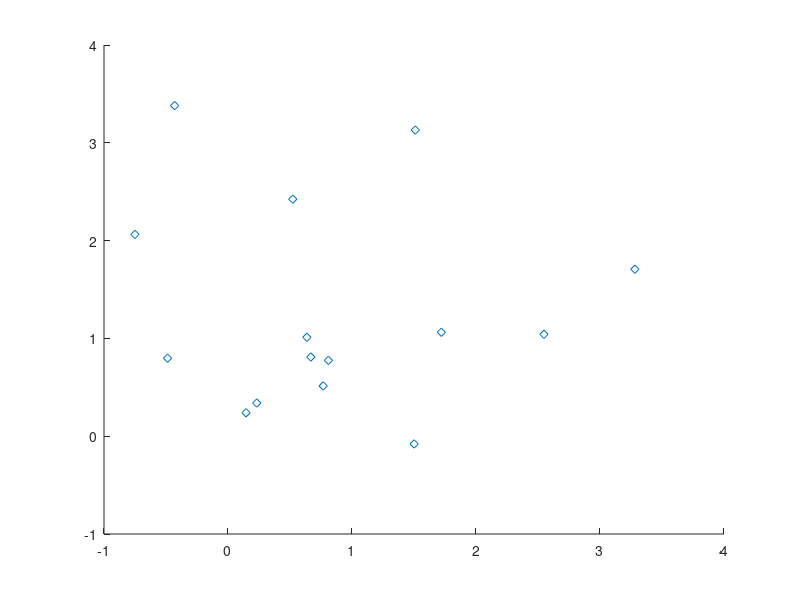

Here is the MATLAB script that generated this plot: (Note: this script raises an error after producing the figure.)
% lda8OX2D.m - Linear Discriminant Projection for data8OX.txt
%
fin=fopen('data30x4.txt');
nf=4;     n=30;                       % nf features, n patterns
L(1)=15;  L(2)=30;          % L(2)=n
fgetl(fin); fgetl(fin); fgetl(fin);   % skip 3 header lines
A=fscanf(fin,'%f',[1+nf n]); A=A';    % read input data 
d=4;  nk=15;  X=A(:,1:d);
%
% (a) - Covariance Matrix T,  [n d]=size(X);  n=45,  d=8
%
X1=X(1:L(1),:);  X2=X(1+L(1):L(2),:); 
m1=mean(X1);    m2=mean(X2);    
mu=mean(X);     T=cov(X);
W1=cov(X1);     W2=cov(X2);     
W=(nk-1)*(W1+W2);
B=nk*((m1-mu)'*(m1-mu)+(m2-mu)'*(m2-mu));
s=0.0001;
C=(inv(W+s*eye(d)))*(B+eps);
%
% (b) - Compute Eigenvalues of W^{-1}B
%
[U D]=eig(C);
Lambda=diag(D);
[Cat index]=sort(Lambda,'descend');
%
% (c) - Compute Percentage of Variance Retained
%
R(1)=Cat(1);
for i=2:d
  R(i)=R(i-1)+Cat(i);
end
S=R(d);
for i=1:d
  R(i)=R(i)/S*100;
end
format short
L',R
%
% (d) - LDA for 8OX data set
%
K=2;
Xproj=zeros(K,d);                     % initiate a projection matrix
for i=1:K
   Xproj(i,:)=U(:,index(i))';
end
Y=(Xproj*X')';                        % first K discriminant components
X1=Y(1:L(1),1);      Y1=Y(1:L(1),2);
X2=Y(1+L(1):L(2),1); Y2=Y(1+L(1):L(2),2);
plot(X1,Y1,'d',X2,Y2,'O');
legend('u1','u2')
% axis([2 24 -2 20]); grid;
title('First Two Linear Discriminant Projection for 30x4')